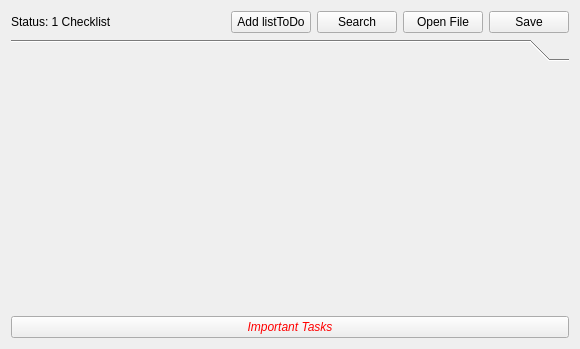
<?xml version="1.0" encoding="UTF-8"?>
<ui version="4.0">
 <class>MainWindow</class>
 <widget class="QMainWindow" name="MainWindow">
  <property name="geometry">
   <rect>
    <x>0</x>
    <y>0</y>
    <width>580</width>
    <height>349</height>
   </rect>
  </property>
  <property name="windowTitle">
   <string>Todo</string>
  </property>
  <widget class="QWidget" name="centralWidget">
   <layout class="QVBoxLayout" name="verticalLayout">
    <item>
     <layout class="QHBoxLayout" name="toolbarLayout">
      <item>
       <widget class="QLabel" name="statusLabel">
        <property name="text">
         <string>Status: 1 Checklist</string>
        </property>
       </widget>
      </item>
      <item>
       <spacer name="horizontalSpacer">
        <property name="orientation">
         <enum>Qt::Horizontal</enum>
        </property>
        <property name="sizeHint" stdset="0">
         <size>
          <width>40</width>
          <height>20</height>
         </size>
        </property>
       </spacer>
      </item>
      <item>
       <widget class="QPushButton" name="addListToDoButton">
        <property name="text">
         <string>Add listToDo</string>
        </property>
       </widget>
      </item>
      <item>
       <widget class="QPushButton" name="searchButton">
        <property name="text">
         <string>Search</string>
        </property>
       </widget>
      </item>
      <item>
       <widget class="QPushButton" name="OpenFile">
        <property name="text">
         <string>Open File</string>
        </property>
       </widget>
      </item>
      <item>
       <widget class="QPushButton" name="Save">
        <property name="text">
         <string>Save</string>
        </property>
       </widget>
      </item>
     </layout>
    </item>
    <item>
     <widget class="QToolBox" name="toolBox">
      <widget class="QWidget" name="Page1">
       <property name="geometry">
        <rect>
         <x>0</x>
         <y>0</y>
         <width>562</width>
         <height>236</height>
        </rect>
       </property>
       <attribute name="label">
        <string/>
       </attribute>
       <layout class="QVBoxLayout" name="listToDosLayout"/>
      </widget>
     </widget>
    </item>
    <item>
     <widget class="QPushButton" name="importantButton">
      <property name="font">
       <font>
        <italic>true</italic>
       </font>
      </property>
      <property name="styleSheet">
       <string notr="true">color:red;
       </string>
      </property>
      <property name="text">
       <string>Important Tasks</string>
      </property>
     </widget>
    </item>
   </layout>
  </widget>
 </widget>
 <layoutdefault spacing="6" margin="11"/>
 <resources/>
 <connections/>
</ui>
